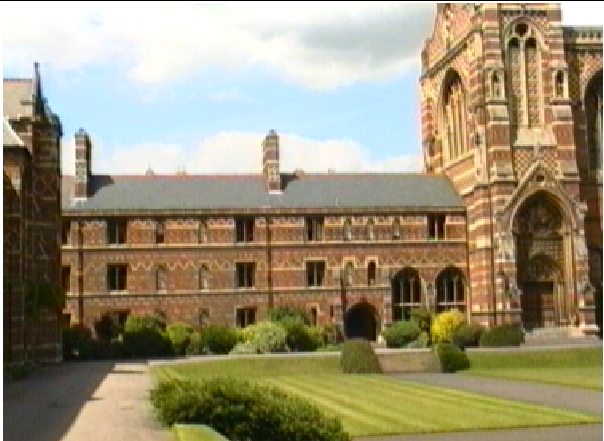
%> input picture P1.png, 604 x 441 px
$ octave Homography.m   (GNU Octave 9; MATLAB toolbox functions it lacks are replaced by stand-ins)
%> lines starting %> are read from the running program, lines starting %| are printed output that depends on the picture
image1 = imread('P1.png');
%> image1 is the input picture: size 441x604x3 uint8; mean R, G, B 155.3, 144.9, 117.3
image2 = imread('P2.png');
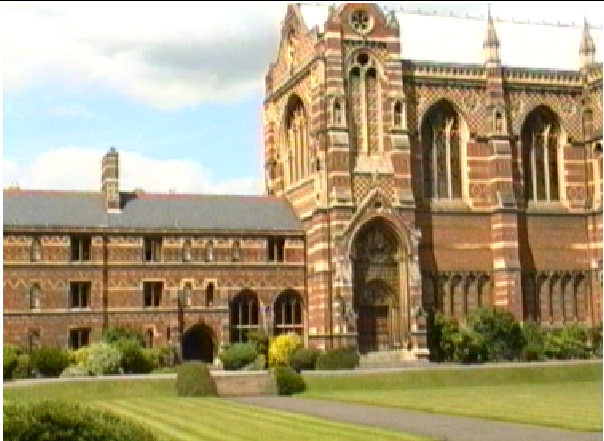
%> input picture P2.png, 604 x 441 px
%> image2 is the input picture: size 441x604x3 uint8; mean R, G, B 169.7, 155.3, 120.6

[R1, C1, ~ ] = size(image1);
%> R1 = 441; C1 = 604
[R2, C2, ~ ] = size(image2);
%> R2 = 441; C2 = 604

% imshow(img1)
% [X1, Y1] = ginput(4);
% figure, imshow(img2);
% [X2, Y2] = ginput(4);

X1 = [267;285;305;318;570;584];
Y1 = [194;194;232;196;142;102];
X2 = [102;120;141;155;404;417];
Y2 = [212;213;250;215;167;132];

A = zeros(8, 9);

for i = 1:6
xd = [X1(i),Y1(i), 1];
K = [-xd , zeros(1, 3), X2(i)*xd ; zeros(1, 3), -xd, Y2(i)* xd];
if i ~= 1
A = [A;K];
else
    A = K;
end
end

[U,S,V] = svd(A, 0);
H = reshape(V(:,end),3,3);
H = H';
H = H./H(3,3);

corner1 = [1;1;1];
corner2 = [1;R2;1];
%> corner2 = [1; 441; 1]
corner3 = [C2;R2;1];
%> corner3 = [604; 441; 1]
corner4 = [C2;1;1];
%> corner4 = [604; 1; 1]

n1 = H\corner1;
n1 = n1./n1(3);
n2 = H\corner2;
%> n2 = [181.7; 420.6; 1]
n2 = n2./n2(3);
n3 = H\corner3;
n3 = n3./n3(3);
n4 = H\corner4;
n4 = n4./n4(3);

x_bound = [1 C2 n1(1) n2(1) n3(1) n4(1)];
y_bound = [1 R2 n1(2) n2(2) n3(2) n4(2)];

x_min = floor(min(x_bound));
y_min = floor(min(y_bound));
x_max = ceil(max(x_bound));
y_max = ceil(max(y_bound));

col = x_max - x_min;
row = y_max - y_min;

tX = 0;
tY = 0;

if x_min <= 0
    tX = abs(x_min) + 1;
end
if y_min <= 0
    tY = abs(y_min) + 1;
end

panorama = zeros(row+1,col+1,3);

for i = 1 : R1
    for j = 1 : C1
        panorama(i + tY ,j + tX,:) = image1(i,j,:);
    end
end
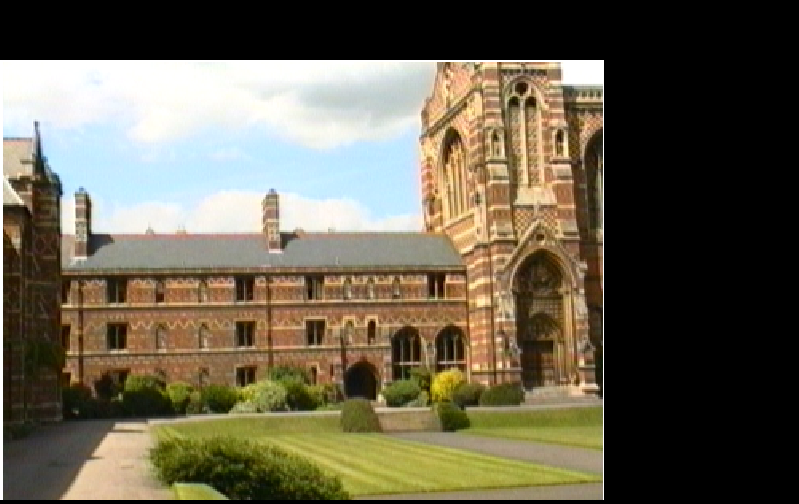
%> panorama: size 504x799x3 double; mean R, G, B 102.7, 95.8, 77.6

imshow(uint8(panorama));

for i = 1: R2
    for j = 1 : C2
        point = H\([j;i;1]);
        point = point./point(3);
        newY = floor(point(2)) + tY;
        newX = floor(point(1)) + tX;
        if(panorama(newY, newX, :) == 0)
            panorama(newY, newX, :) = image2(i, j, :);
        end
    end
end
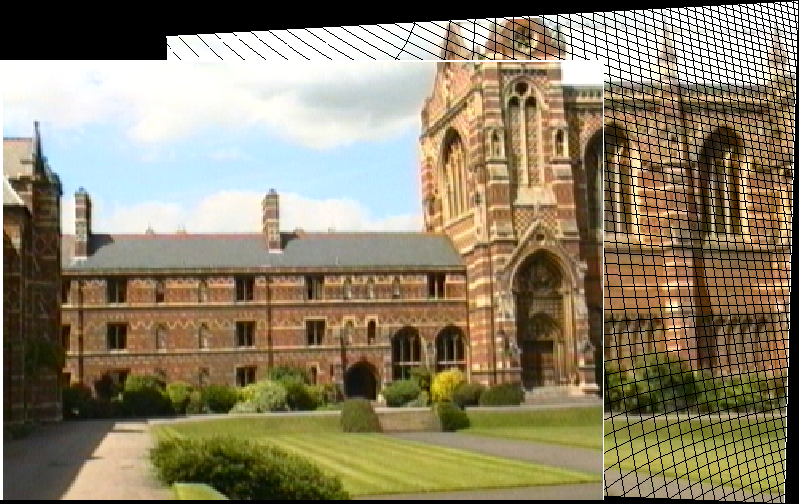
%> panorama: size 504x799x3 double; mean R, G, B 140.5, 129.6, 103.6

figure
imshow(uint8(panorama))

panorama_final = panorama;

%> (the run ends here)
